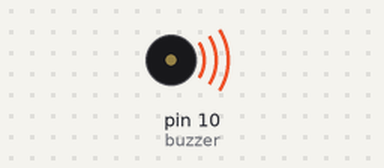
The sketch below on a simulated Arduino Uno, built with avr-gcc and run on an emulated ATmega328P. Shown: buzzer (waves = sounding).

Above: at 0.1 s.
Timing chart, 0 to 1.6 s (numbered marks = the images above):
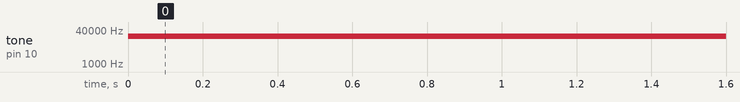

The sketch:

daring_jofo_hillar1.ino
```cpp
int buzzer= 10;

void setup(){
  pinMode(buzzer, OUTPUT);

}

void loop(){
  tone(buzzer, 20000, 1000);
}
//Dispositivo que irá emitir um som de uma determinada frequência que irá afastar os animais das rodovias deixando-os longe do perigo.
```

Measured:
- by itself, tone on pin 10 (buzzer): silent → 20000 Hz at 0.00 s
